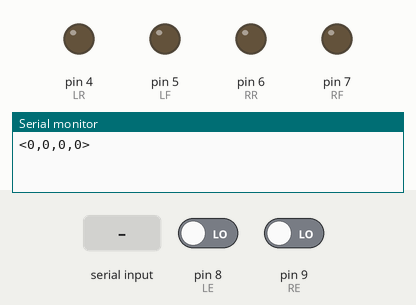
Simulated run of this sketch. Board: Arduino Mega 2560, built with avr-gcc and run on an emulated ATmega2560. Shown: output pins drawn as LEDs (lit = HIGH), the last lines printed to the serial monitor. Inputs (shaded band) come from the test bench; at power-on: pin 8 (LE) LOW, pin 9 (RE) LOW.

Above: at 1.2 s.
1.3 s: "5\n" received over the second serial link
At 3.6 s:
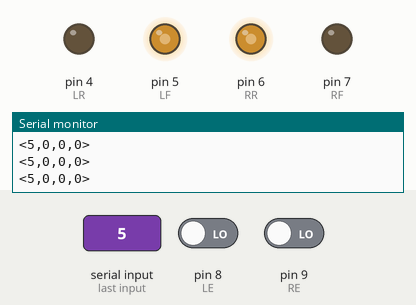
4.5 s: pin 8 (LE) driven HIGH
At 5.6 s:
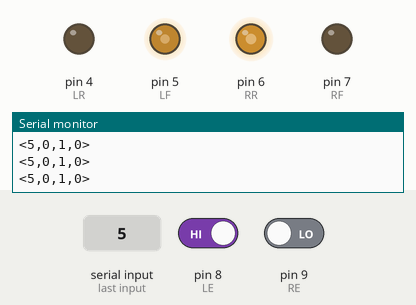
6.0 s: pin 9 (RE) driven HIGH
At 6.7 s:
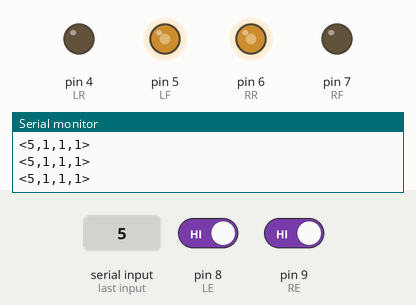
11.0 s: pin 9 (RE) driven LOW
At 12.1 s:
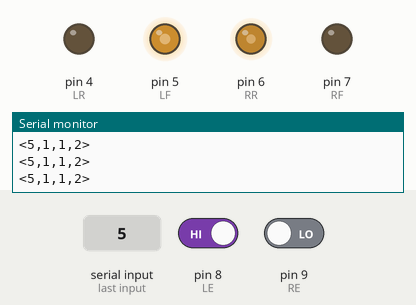
17.5 s: pin 8 (LE) driven LOW
At 18.9 s:
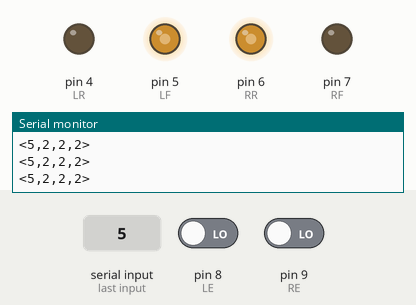
Timing chart, 0 to 20.0 s (numbered marks = the images above; inputs shaded):
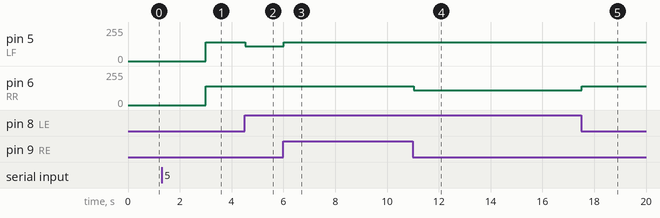

The sketch:

encoder_driving_test.ino
```cpp
//============ Change these for each robot
const int LF = 5;          // Left Motor Forward
const int LR = 4;          // Left Motor Reverse
const int RF = 7;          // Right Motor Reverse
const int RR = 6;          // Right  Motor Reverse
const int RE = 9;        // Right Encoder
const int LE = 8;        // Right Encoder

//============
int Sp = .9 * 255;
int TSp = .55 * 255;
boolean CDir = false;
int LEVal = 0;
int REVal = 0;
int LELast = 0;
int RELast = 0;
int LEState = 0;
int REState = 0;
int x;
int y;
int Case;
boolean DriveComp = false;
int CurAngle = 0;

void setup() {
  Serial.begin(9600);
  Serial1.begin(9600);

  pinMode(LF, OUTPUT);
  pinMode(LR, OUTPUT);
  pinMode(RF, OUTPUT);
  pinMode(RR, OUTPUT);
  pinMode(RE, INPUT);
  pinMode(LE, INPUT);

}


void loop() {
  //   while (Serial.available()){
  //     int Case = Serial.readStringUntil('\n').toInt();
  //     }
  //  encoder();
  while (DriveComp == false) {
    drive(0, Case);
    while (Serial1.available()) {
      Case = Serial1.readStringUntil('\n').toInt();
    }
  }
  delay(1500);
  DriveComp = false;
  CDir = false;
}

void drive(int Dist, int Angle) {
  encoder();
  if (CDir == false) {
    if (Angle == 0) {
      CDir = true;
    }
    if (CurAngle != Angle) {
      if (Angle > 0) {
        CurAngle = ((REVal + LEVal) / 2);
        if (LEVal == REVal) {
          analogWrite(LF, TSp);
          analogWrite(RR, TSp);
          analogWrite(LR, 0);
          analogWrite(RF, 0);
          debug();
        }
        if (LEVal < REVal) {
          analogWrite(LF, TSp);
          analogWrite(RR, (TSp * .8));
          analogWrite(LR, 0);
          analogWrite(RF, 0);
        }
        if (LEVal > REVal) {
          analogWrite(LF, (TSp * .8));
          analogWrite(RR, TSp);
          analogWrite(LR, 0);
          analogWrite(RF, 0);
        }
      }
      if (Angle < 0) {
        CurAngle = -1 * ((REVal + LEVal) / 2);
        if (LEVal == REVal) {
          analogWrite(LR, TSp);
          analogWrite(RF, TSp);
          analogWrite(LF, 0);
          analogWrite(RR, 0);
          debug();
        }
        if (LEVal < REVal) {
          analogWrite(LR, TSp);
          analogWrite(RF, (TSp * .8));
          analogWrite(LF, 0);
          analogWrite(RR, 0);
        }
        if (LEVal > REVal) {
          analogWrite(LR, (TSp * .8));
          analogWrite(RF, TSp);
          analogWrite(LF, 0);
          analogWrite(RR, 0);
        }
      }
    }
    if (CurAngle == Angle) {
      motorOff();
      LEVal = 0;
      REVal = 0;
      CurAngle=0;
      CDir = true;
    }
  }
  if (CDir == true) {
    if (LEVal < Dist || REVal < Dist) {
      if (LEVal == REVal) {
        analogWrite(LF, Sp);
        analogWrite(RF, Sp);
        analogWrite(LR, 0);
        analogWrite(RR, 0);
        debug();
      }
      if (LEVal < REVal) {
        analogWrite(LF, Sp);
        analogWrite(RF, (Sp * .8));
        analogWrite(LR, 0);
        analogWrite(RR, 0);
      }
      if (LEVal > REVal) {
        analogWrite(LF, Sp * .8);
        analogWrite(RF, Sp);
        analogWrite(LR, 0);
        analogWrite(RR, 0);
      }
    }

    if (LEVal >= Dist) {
      analogWrite(LF, 0);
      analogWrite(LR, 0);
    }
    if (REVal >= Dist) {
      analogWrite(RF, 0);
      analogWrite(RR, 0);
    }
    if (LEVal >= Dist && REVal >= Dist) {
      LEVal = 0;
      REVal = 0;
      DriveComp = true;
    }
  }
}


void debug() {
  Serial.print("<");
  Serial.print(Case);
  Serial.print(",");
  Serial.print(CurAngle);
  Serial.print(",");
  Serial.print(LEVal);
  Serial.print(",");
  Serial.print(REVal);
  Serial.println(">");
}

void motorOff() {
  analogWrite(LF, 0);                      // turn off left motor
  analogWrite(LR, 0);                      // turn off right motor
  analogWrite(RF, 0);                      // turn off left motor
  analogWrite(RR, 0);                      // turn off right motor
}

void encoder() {
  LEState = digitalRead(LE);
  REState = digitalRead(RE);
  if (LEState != LELast) {
    LEVal = LEVal + 1;
  }
  if (REState != RELast) {
    REVal = REVal + 1;
  }
  LELast = LEState;
  RELast = REState;
  debug();
}
```

Measured:
- after the input at 1.3 s, pin 5 (LF), pin 6 (RR): 0/255 → 140/255 after 1.7 s
- after the input at 4.5 s, pin 5 (LF): 140/255 → 112/255 at once
- after the input at 6.0 s, pin 5 (LF): 112/255 → 140/255 at once
- after the input at 11.0 s, pin 6 (RR): 140/255 → 112/255 at once
- after the input at 17.5 s, pin 6 (RR): 112/255 → 140/255 at once
